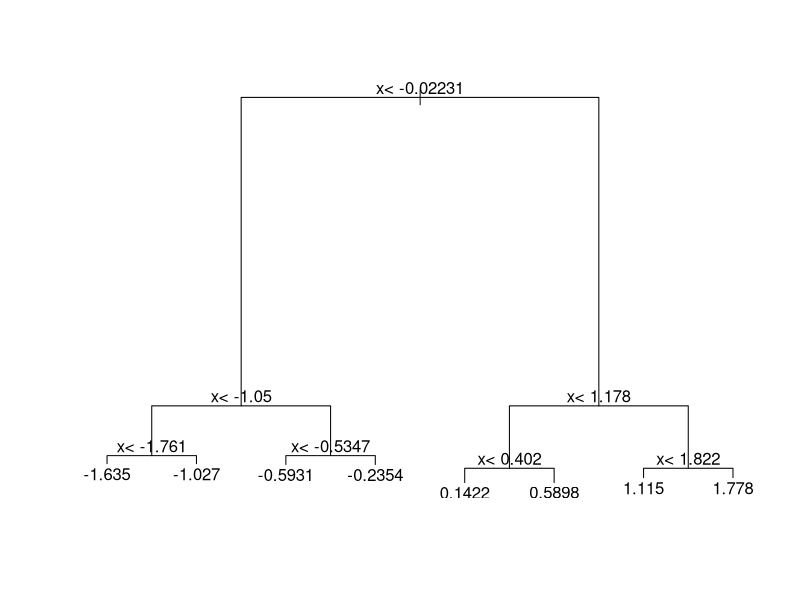

Write the R code that produced this figure. (Note: this script raises an error after producing the figure.)
library(tidyverse)
library(dslabs)
library(caret)

#Create a simple dataset where the outcome grows 0.75 units on average for every increase in a predictor, using this code:

library(rpart)
n <- 1000
sigma <- 0.25
x <- rnorm(n, 0, 1)
y <- 0.75 * x + rnorm(n, 0, sigma)
dat <- data.frame(x = x, y = y)

#Which code correctly uses rpart to fit a regression tree and saves the result to fit?

fit <- rpart(y ~ ., data = dat)

#Which of the following plots correctly shows the final tree obtained in Q1?

fit

plot(fit)
text(fit)

#Below is most of the code to make a scatter plot of y versus x along with the predicted values based on the fit.

dat %>% 
	mutate(y_hat = predict(fit)) %>% 
	ggplot() +
	geom_point(aes(x, y)) +
	BLANK

#Which line of code should be used to replace #BLANK in the code above?

    dat %>% 
        mutate(y_hat = predict(fit)) %>% 
        ggplot() +
        geom_point(aes(x, y)) +
        geom_step(aes(x, y_hat), col=2)

#Now run Random Forests instead of a regression tree using randomForest 
#from the __randomForest__ package, and remake the scatterplot with the prediction line. 
#Part of the code is provided for you below.



library(randomForest)
fit <- randomForest(y ~ x, data = dat)   #BLANK
dat %>% 
	mutate(y_hat = predict(fit)) %>% 
	ggplot() +
	geom_point(aes(x, y)) +
	geom_step(aes(x, y_hat), col = 2)

#What code should replace #BLANK in the provided code?

#Use the plot function to see if the Random Forest from Q4 has converged or if we need more trees.

#Which is the correct plot to assess whether the Random Forest has converged?

plot(fit)

#It seems that the default values for the Random Forest result in an estimate that is too flexible (unsmooth). 
#Re-run the Random Forest but this time with a node size of 50 and a maximum of 25 nodes. Remake the plot.

#Part of the code is provided for you below.

library(randomForest)
fit <-randomForest(y ~ x, data = dat, nodesize = 50, maxnodes = 25)     #BLANK
dat %>% 
	mutate(y_hat = predict(fit)) %>% 
	ggplot() +
	geom_point(aes(x, y)) +
	geom_step(aes(x, y_hat), col = 2)

#What code should replace #BLANK in the provided code?
